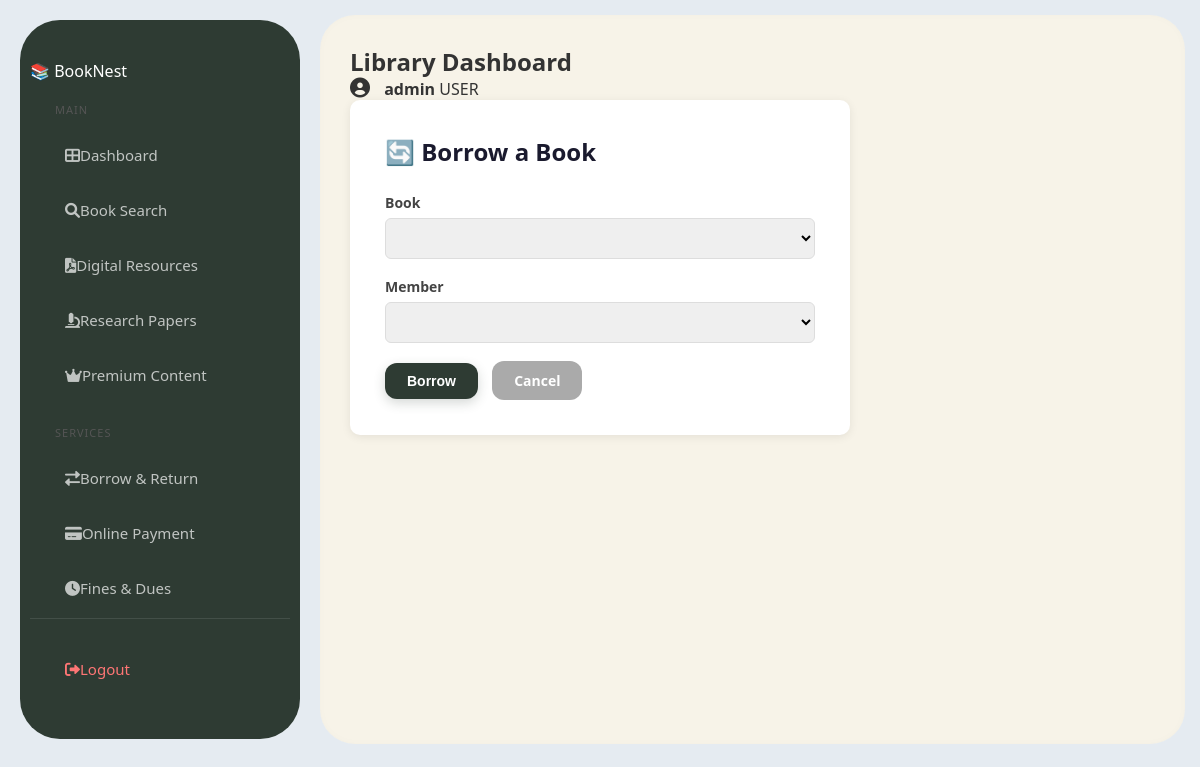
Before: /borrow/ (signed in) with the older database file.
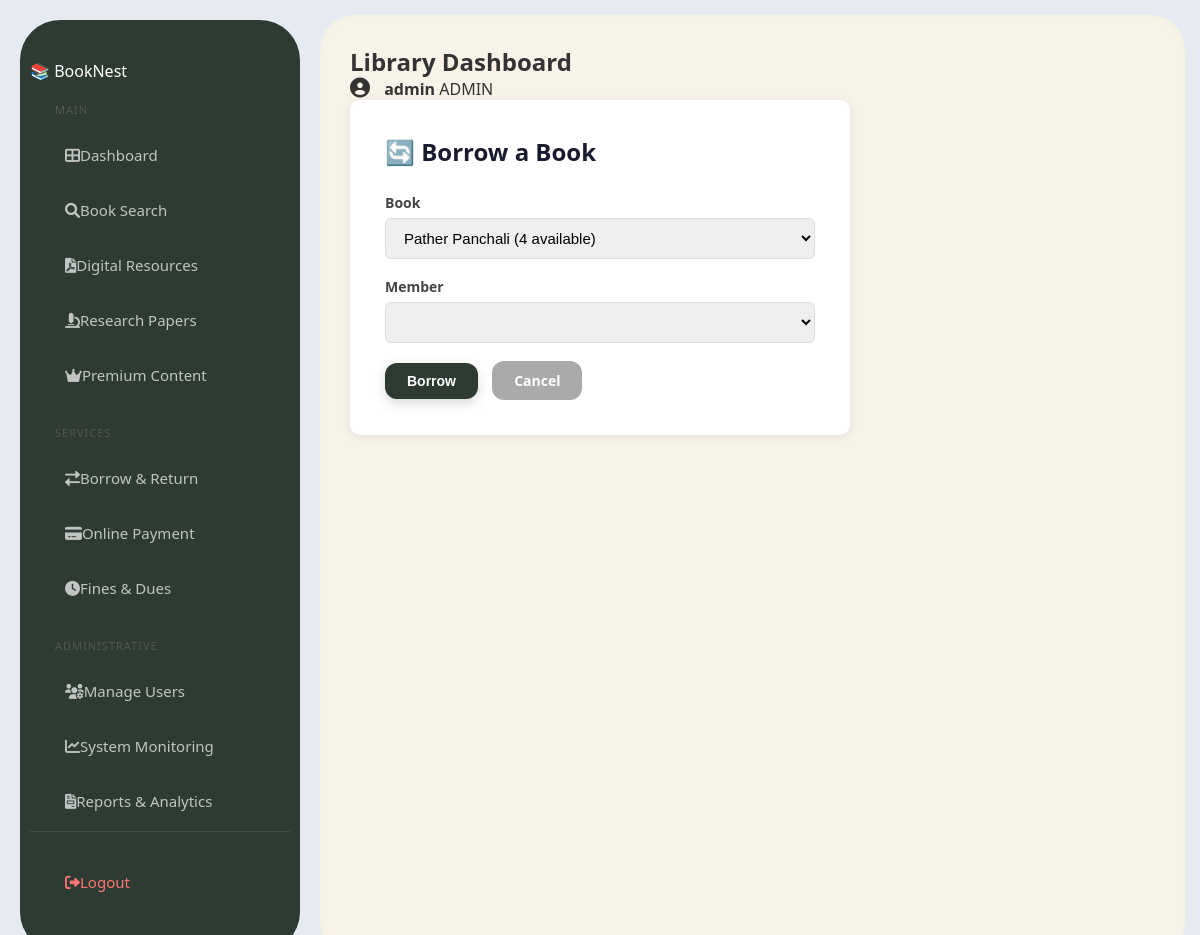
After: the same page with the newer database file.
### library/models.py (models this page shows, shortened)
class User(AbstractUser):
    ADMIN = 'admin'
    LIBRARIAN = 'librarian'
    REGULAR_USER = 'user'
    ROLE_CHOICES = [
        (ADMIN, 'Administrator'),
        (LIBRARIAN, 'Librarian'),
        (REGULAR_USER, 'Regular User'),
    ]
    role = models.CharField(
        max_length=20,
        choices=ROLE_CHOICES,
        default=REGULAR_USER
    )
    phone = models.CharField(max_length=15, null=True, blank=True)

### library/views.py (the view, shortened to what this page needs)
# urls.py: path('borrow/', views.borrow_book, name='borrow_book'),
@login_required
@user_passes_test(is_librarian_or_admin, login_url='/')
def borrow_book(request):
    return render(request, 'library/borrow_form.html', {
        'books': Book.objects.filter(available_copies__gt=0),
        'members': User.objects.filter(role=User.REGULAR_USER)
    })

### library/views.py (called while the page is built)
def is_librarian_or_admin(user):
    return user.is_authenticated and (
        user.role in [User.LIBRARIAN, User.ADMIN] or user.is_superuser
    )

### library/templates/library/borrow_form.html (shortened to what this page needs)
{% extends 'library/base.html' %}
{% block content %}
<div class="form-box">
    <h2>🔄 Borrow a Book</h2>
    <form method="POST">
        <div class="form-group">
            <label>Book</label>
            <select name="book" required>
                {% for book in books %}
                <option value="{{ book.pk }}">{{ book.title }} ({{ book.available_copies }} available)</option>
                {% endfor %}
            </select>
        </div>
        <div class="form-group">
            <label>Member</label>
            <select name="member" required>
                {% for member in members %}
                <option value="{{ member.pk }}">{{ member.name }}</option>
                {% endfor %}
            </select>
        </div>
        <button type="submit" class="btn btn-primary">Borrow</button>
        <a href="{% url 'borrow_list' %}" class="btn" style="background:#aaa; color:white; margin-left:10px;">Cancel</a>
    </form>
</div>
{% endblock %}

### library/templates/library/base.html (shortened to what this page needs)
{% load static %}
<!DOCTYPE html>
<html lang="en">
<head>
    <link rel="stylesheet" href="{% static 'library/css/style.css' %}">
    <link rel="stylesheet" href="https://cdnjs.cloudflare.com/ajax/libs/font-awesome/6.0.0/css/all.min.css">
</head>
<body>
<div class="layout">
    <aside class="sidebar">
        <div class="logo">📚 <span>Book</span>Nest</div>
        <div class="menu-section">
            <div class="menu-title">Main</div>
            <a href="{% url 'home' %}" class="menu-item"><i class="fas fa-th-large"></i> Dashboard</a>
            <a href="{% url 'book_list' %}" class="menu-item"><i class="fas fa-search"></i> Book Search</a>
            <a href="{% url 'digital_resources' %}" class="menu-item"><i class="fas fa-file-pdf"></i> Digital Resources</a>
            <a href="{% url 'research_papers' %}" class="menu-item"><i class="fas fa-microscope"></i> Research Papers</a>
            <a href="{% url 'premium_content' %}" class="menu-item premium"><i class="fas fa-crown"></i> Premium Content</a>
        </div>
        <div class="menu-section">
            <div class="menu-title">Services</div>
            <a href="{% url 'borrow_list' %}" class="menu-item"><i class="fas fa-exchange-alt"></i> Borrow & Return</a>
            <a href="{% url 'online_payment' %}" class="menu-item"><i class="fas fa-credit-card"></i> Online Payment</a>
            <a href="{% url 'fines_dues' %}" class="menu-item"><i class="fas fa-clock"></i> Fines & Dues</a>
        </div>
        {% if user.role == 'admin' or user.role == 'librarian' %}
        <div class="menu-section">
            <div class="menu-title">Administrative</div>
            <a href="{% url 'member_list' %}" class="menu-item"><i class="fas fa-users-cog"></i> Manage Users</a>
            <a href="{% url 'system_monitoring' %}" class="menu-item"><i class="fas fa-chart-line"></i> System Monitoring</a>
            <a href="{% url 'reports_analytics' %}" class="menu-item"><i class="fas fa-file-invoice"></i> Reports & Analytics</a>
        </div>
        {% endif %}
        <div style="margin-top: auto; padding-top: 20px; border-top: 1px solid rgba(255,255,255,0.1);">
            <a href="{% url 'logout' %}" class="menu-item" style="color: #ff7675;"><i class="fas fa-sign-out-alt"></i> Logout</a>
        </div>
    </aside>
    <main class="main-container">
        <header class="top-nav">
            <h2 style="font-size: 24px; font-weight: 800; color: var(--dark-green);">Library Dashboard</h2>
            <div class="user-profile">
                <i class="fas fa-user-circle" style="font-size: 20px; color: var(--brand-brown);"></i>
                <span style="margin-left: 10px; font-weight: 600;">{{ user.username }}</span>
                <span class="role-tag">{{ user.role|upper }}</span>
            </div>
        </header>
        {% block content %}{% endblock %}
    </main>
</div>
</body>
</html>

Changed rows visible on the page:
changed User "admin": role "USER" → "ADMIN"
Other visible differences:
form field book: (not shown) → "Pather Panchali (4 available)"
text now shown: "ADMINISTRATIVE Manage Users System Monitoring Reports & Analytics"
